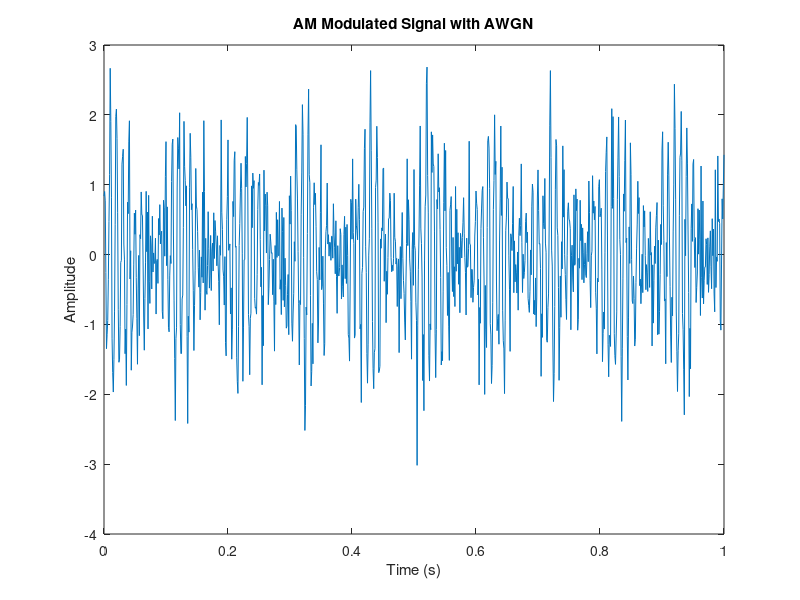

This chart was generated by the following MATLAB code: (Note: this script raises an error after producing the figure.)
clc;   clear;   close all;

% Parameters
Fs = 1000; % Sampling frequency
fc = 100; % Carrier frequency
t = 0:1/Fs:1; % Time vector
m = 0.8; % Modulation index

% Message signal
msg = sin(2*pi*10*t); % Example message signal

% Carrier signal
c = cos(2*pi*fc*t);

% AM modulated signal
s_am = (1 + m*msg).*c;

% Noise power
%noise_power = 1;       % Adjust as needed
% Generate Gaussian noise
%noise = sqrt(noise_power/2) * randn(size(t)); 

% Define SNR (in dB)
snr_db = 1;         % Example SNR

% Calculate noise power
signal_power = mean(s_am.^2); 
noise_power = signal_power / (10^(snr_db/10)); 

% Generate Gaussian noise
noise = sqrt(noise_power/2) * randn(size(s_am)); 

% Add noise to the signal
s_am_noisy = s_am + noise;

% AM modulated Signal with AWGN noise

figure(1)
plot(t, s_am_noisy);
title('AM Modulated Signal with AWGN');
xlabel('Time (s)');
ylabel('Amplitude');


% Demodulation
demodulated_msg = 2*s_am_noisy.*c;    % Multiply by carrier
demodulated_msg = lowpass(demodulated_msg, 10, Fs); % Filter out high-frequency components

% Plot results
figure(2);
subplot(3,1,1);
plot(t, msg);
title('Message Signal');
xlabel('Time (s)');
ylabel('Amplitude');

subplot(3,1,2);
plot(t, s_am);
title('AM Modulated Signal');
xlabel('Time (s)');
ylabel('Amplitude');

subplot(3,1,3);
plot(t, demodulated_msg);
title('Demodulated Message Signal');
xlabel('Time (s)');
ylabel('Amplitude');
